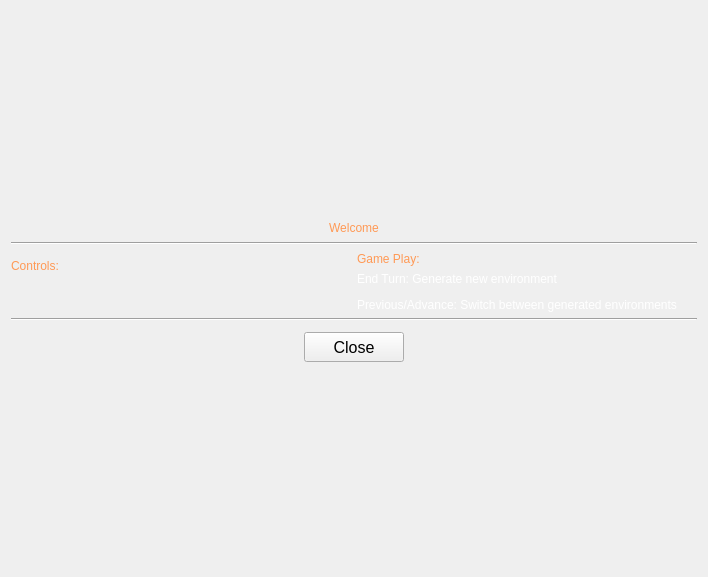
<?xml version="1.0" encoding="UTF-8"?>
<ui version="4.0">
 <class>prompt_widget</class>
 <widget class="QWidget" name="prompt_widget">
  <property name="enabled">
   <bool>true</bool>
  </property>
  <property name="geometry">
   <rect>
    <x>0</x>
    <y>0</y>
    <width>708</width>
    <height>577</height>
   </rect>
  </property>
  <property name="contextMenuPolicy">
   <enum>Qt::DefaultContextMenu</enum>
  </property>
  <property name="windowTitle">
   <string>Prompt</string>
  </property>
  <layout class="QGridLayout" name="gridLayout">
   <item row="0" column="0">
    <layout class="QVBoxLayout" name="verticalLayout">
     <property name="sizeConstraint">
      <enum>QLayout::SetMaximumSize</enum>
     </property>
     <item>
      <spacer name="verticalSpacer_2">
       <property name="orientation">
        <enum>Qt::Vertical</enum>
       </property>
       <property name="sizeHint" stdset="0">
        <size>
         <width>20</width>
         <height>40</height>
        </size>
       </property>
      </spacer>
     </item>
     <item>
      <widget class="QLabel" name="welcome_label">
       <property name="styleSheet">
        <string notr="true">font: 75 24pt &quot;bold Arial&quot;;color: rgb(255, 153, 85)</string>
       </property>
       <property name="text">
        <string>Welcome</string>
       </property>
       <property name="alignment">
        <set>Qt::AlignCenter</set>
       </property>
      </widget>
     </item>
     <item>
      <widget class="Line" name="line">
       <property name="minimumSize">
        <size>
         <width>0</width>
         <height>5</height>
        </size>
       </property>
       <property name="orientation">
        <enum>Qt::Horizontal</enum>
       </property>
      </widget>
     </item>
     <item>
      <layout class="QHBoxLayout" name="horizontalLayout">
       <item>
        <layout class="QVBoxLayout" name="verticalLayout_2">
         <item>
          <widget class="QLabel" name="welcome_label_2">
           <property name="styleSheet">
            <string notr="true">font: 75 14pt &quot;bold Arial&quot;;color: rgb(255, 153, 85)</string>
           </property>
           <property name="text">
            <string>Controls:</string>
           </property>
           <property name="alignment">
            <set>Qt::AlignLeading|Qt::AlignLeft|Qt::AlignVCenter</set>
           </property>
          </widget>
         </item>
         <item>
          <widget class="QLabel" name="wsad_label">
           <property name="text">
            <string/>
           </property>
           <property name="pixmap">
            <pixmap>../graphics/welcome_wsad.png</pixmap>
           </property>
           <property name="scaledContents">
            <bool>false</bool>
           </property>
           <property name="alignment">
            <set>Qt::AlignLeading|Qt::AlignLeft|Qt::AlignVCenter</set>
           </property>
          </widget>
         </item>
        </layout>
       </item>
       <item>
        <layout class="QVBoxLayout" name="verticalLayout_3">
         <item>
          <widget class="QLabel" name="welcome_label_3">
           <property name="styleSheet">
            <string notr="true">font: 75 14pt &quot;bold Arial&quot;;color: rgb(255, 153, 85)</string>
           </property>
           <property name="text">
            <string>Game Play:</string>
           </property>
           <property name="alignment">
            <set>Qt::AlignLeading|Qt::AlignLeft|Qt::AlignVCenter</set>
           </property>
          </widget>
         </item>
         <item>
          <widget class="QLabel" name="welcome_label_4">
           <property name="styleSheet">
            <string notr="true">font: 75 12pt &quot;Arial&quot;;color:rgb(255, 255, 255) </string>
           </property>
           <property name="text">
            <string>&lt;html&gt;&lt;head/&gt;&lt;body&gt;&lt;p&gt;End Turn: Generate new environment&lt;/p&gt;&lt;p&gt;Previous/Advance: Switch between generated environments&lt;/p&gt;&lt;/body&gt;&lt;/html&gt;</string>
           </property>
           <property name="alignment">
            <set>Qt::AlignLeading|Qt::AlignLeft|Qt::AlignVCenter</set>
           </property>
          </widget>
         </item>
        </layout>
       </item>
      </layout>
     </item>
     <item>
      <widget class="Line" name="line_2">
       <property name="orientation">
        <enum>Qt::Horizontal</enum>
       </property>
      </widget>
     </item>
     <item alignment="Qt::AlignHCenter">
      <widget class="QPushButton" name="close_button">
       <property name="sizePolicy">
        <sizepolicy hsizetype="Fixed" vsizetype="Fixed">
         <horstretch>0</horstretch>
         <verstretch>0</verstretch>
        </sizepolicy>
       </property>
       <property name="minimumSize">
        <size>
         <width>100</width>
         <height>30</height>
        </size>
       </property>
       <property name="maximumSize">
        <size>
         <width>100</width>
         <height>20</height>
        </size>
       </property>
       <property name="font">
        <font>
         <family>Arial</family>
         <pointsize>12</pointsize>
        </font>
       </property>
       <property name="text">
        <string>Close</string>
       </property>
      </widget>
     </item>
     <item>
      <spacer name="verticalSpacer">
       <property name="orientation">
        <enum>Qt::Vertical</enum>
       </property>
       <property name="sizeHint" stdset="0">
        <size>
         <width>20</width>
         <height>40</height>
        </size>
       </property>
      </spacer>
     </item>
    </layout>
   </item>
  </layout>
 </widget>
 <resources>
  <include location="welcome_resource.qrc"/>
 </resources>
 <connections>
  <connection>
   <sender>close_button</sender>
   <signal>clicked()</signal>
   <receiver>prompt_widget</receiver>
   <slot>close()</slot>
   <hints>
    <hint type="sourcelabel">
     <x>300</x>
     <y>488</y>
    </hint>
    <hint type="destinationlabel">
     <x>299</x>
     <y>249</y>
    </hint>
   </hints>
  </connection>
 </connections>
</ui>
